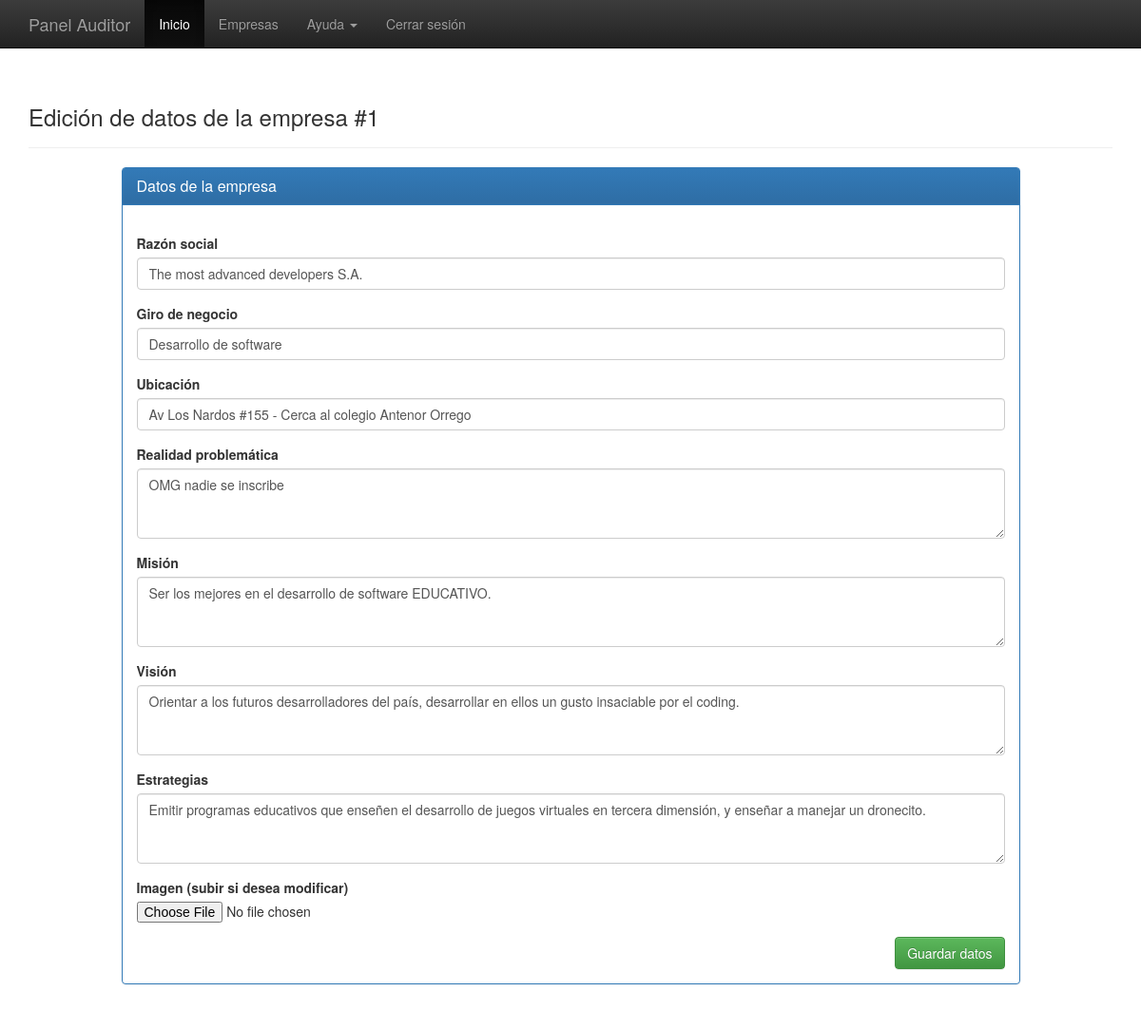
/sites/editar-empresa.php?id=1 (signed in), run on the app's committed database.
### tables this page shows
CREATE TABLE Empresa
(
	ID_Empresa int AUTO_INCREMENT PRIMARY KEY,
	razonSocial varchar(55) NOT NULL,
	giroNegocio varchar(45),
	ubicacion varchar(55),
	realidadProblematica text,	

	 
	mision text,
	vision text,
	estrategias text,

	ruta_imagen varchar(100)
);

### scripts/funciones.php (called while the page is built, shortened)
<?php
$conexion = null;
function getEmpresa($id)
{
	global $conexion;
	$resultSet = mysqli_query($conexion, "SELECT * FROM Empresa WHERE ID_Empresa=".$id);
	return $resultSet->fetch_all()[0];
}
?>

### sites/editar-empresa.php (the view, shortened to what this page needs)
<?php
include ('../scripts/funciones.php');
if(isset($_GET['id']))
{
  $empresa = getEmpresa($_GET['id']);
}
else header('Location: empresas.php');
?>
<!DOCTYPE html>
<html lang="es">
  <head>
    <link rel="stylesheet" href="../css/bootstrap.min.css">
    <link rel="stylesheet" href="../css/bootstrap-theme.min.css">
    <link href="../css/theme.css" rel="stylesheet">
  </head>
  <body role="document">
    <?php require 'menu.php'; ?>
    <div class="container theme-showcase" role="main">
      <div class="page-header">
        <h3>Edición de datos de la empresa #<?= $_GET['id'] ?></h3>
      </div>
      <div class="row">
        <div class="col-sm-offset-1 col-sm-10">
          <div class="panel panel-primary">
            <div class="panel-heading">
              <h2 class="panel-title">Datos de la empresa</h2>
            </div>
            <div class="panel-body">
              <form method="POST" action="../scripts/editar-empresa.php" enctype="multipart/form-data">
                <div class="form-group">
                  <label for="razonSocial">Razón social</label>
                  <input type="text" class="form-control" name="razonSocial" value="<?= $empresa[1] ?>" required>
                </div>
                <div class="form-group">
                  <label for="giroNegocio">Giro de negocio</label>
                  <input type="text" class="form-control" name="giroNegocio" value="<?= $empresa[2] ?>" placeholder="Giro de negocio" required>
                </div>
                <div class="form-group">
                  <label for="ubicacion">Ubicación</label>
                  <input type="text" class="form-control" name="ubicacion" value="<?= $empresa[3] ?>" placeholder="Ubicación" required>
                </div>
                <div class="form-group">
                  <label for="realidadProblematica">Realidad problemática</label>
                  <textarea class="form-control" rows="3" name="realidadProblematica" required><?= $empresa[4] ?></textarea>
                </div>
                <div class="form-group">
                  <label for="mision">Misión</label>
                  <textarea class="form-control" rows="3" name="mision" required><?= $empresa[5] ?></textarea>
                </div>
                <div class="form-group">
                  <label for="vision">Visión</label>
                  <textarea class="form-control" rows="3" name="vision" required><?= $empresa[6] ?></textarea>
                </div>
                <div class="form-group">
                  <label for="estrategias">Estrategias</label>
                  <textarea class="form-control" rows="3" name="estrategias" required><?= $empresa[7] ?></textarea>
                </div>
                <div class="form-group">
                  <label for="imagen">Imagen (subir si desea modificar)</label>
                  <input type="file" name="imagen" id="imagen" />
                </div>
                <button type="submit" class="btn btn-md btn-success pull-right">Guardar datos</button>
              </form>
            </div>
          </div>
        </div>
      </div>
    </div>
  </body>
</html>

### css/theme.css (style rules this page uses)
body { padding-top: 70px; padding-bottom: 30px; }

### data on the page
empresa: razonSocial "The most advanced developers S.A.", giroNegocio "Desarrollo de software", ubicacion "Av Los Nardos #155 - Cerca al colegio Antenor Orrego", realidadProblematica "OMG nadie se inscribe", mision "Ser los mejores en el desarrollo de software EDUCATIVO.", vision "Orientar a los futuros desarrolladores del país, desarrollar en ellos un gusto insaciable por el coding.", estrategias "Emitir programas educativos que enseñen el desarrollo de juegos virtuales en tercera dimensión, y enseñar a manejar un dronecito."

### other printed values
$_GET['id'] "1"
